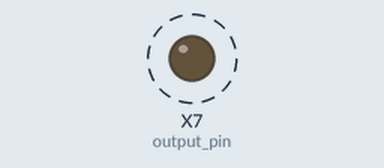
Recording of a program running on a simulated pyboard running MicroPython. On the bench: output pins drawn as LEDs (lit = HIGH). Dashed ring = blinking. Library files of the repository ran but are not shown: 1 file(s); what the program prints to the serial console is not drawn. At 20.0 s the program stops and its outputs stay as they are.

Above: at 0.2 s.
Timing chart, 0 to 4.6 s (numbered marks = the images above):
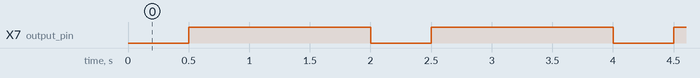

Measured:
- by itself, X7 (output_pin): alternates HIGH for 1.5 s and LOW for 0.50 s, 19 changes in all, then stays HIGH

The program:

main.py
```python
###############################################################################
# main.py
#
# Main script to toggle a digital output on/off. In this case, we are using
# it to control a pair of external LEDs connected to pin X7 of the pyboard. In
# this configuration, when the output pin is high, one LED will be on, and when
# the output pin is low, the other will be on. To turn both off, we need to
# redefine the pin as an input.
#
# Created: 10/26/18
#   - Joshua Vaughan
#   - joshua.vaughan@louisiana.edu
#   - http://www.ucs.louisiana.edu/~jev9637
#
# Modified:
#   *
#
# TODO:
#   *
###############################################################################

import pyb  # import the pyboard module
import time # import the time module


# This for loop will run 10 times
for counter in range(10):
    # Assign the output pint to variable output_pin
    # We set it up as an output with a pulldown resistor
    # We do this inside the loop because we have to change the pin
    # configuration in order to turn off both LEDS, based on how we've wired
    # them. This is what allows us to control two LEDs with a single pyboard
    # digital output
    output_pin = pyb.Pin("X7", pyb.Pin.OUT_PP, pull=pyb.Pin.PULL_DOWN)

    print("Turning green LED on, red LED off")
    output_pin.value(0)         # Toggle the output_pin high/on
    time.sleep_ms(500)          # Sleep 500 milliseconds (0.5s)

    print("Turning red LED on, green LED off")
    output_pin.value(1)         # Toggle the output_pin high/on
    time.sleep_ms(500)          # Sleep 500 milliseconds (0.5s)

    # In this configuration to turn both off, we set the pin to be an input
    # We have to remember, however, to set it back to an output to be able to
    # later turn either LED on
    print("Turning both off\n")
    output_pin = pyb.Pin("X7", pyb.Pin.IN)
    time.sleep(1)         # Sleep 1 second
```
